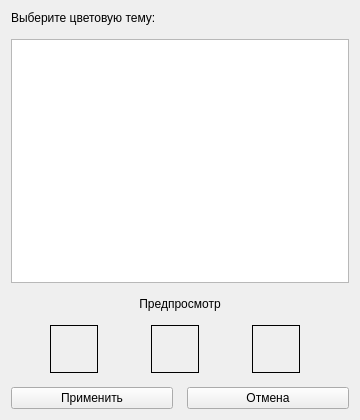
<?xml version="1.0" encoding="UTF-8"?>
<ui version="4.0">
 <class>ThemeWindow</class>
 <widget class="QWidget" name="ThemeWindow">
  <property name="geometry">
   <rect>
    <x>0</x>
    <y>0</y>
    <width>360</width>
    <height>420</height>
   </rect>
  </property>
  <property name="windowTitle">
   <string>Настройки темы</string>
  </property>
  <layout class="QVBoxLayout" name="mainLayout">
   <property name="spacing">
    <number>14</number>
   </property>
   <property name="contentsMargins">
    <number>24</number>
    <number>24</number>
    <number>24</number>
    <number>24</number>
   </property>
   <item>
    <widget class="QLabel" name="titleLabel">
     <property name="text">
      <string>Выберите цветовую тему:</string>
     </property>
    </widget>
   </item>
   <item>
    <widget class="QListWidget" name="themeList">
     <property name="minimumHeight">
      <number>180</number>
     </property>
    </widget>
   </item>
   <item>
    <widget class="QLabel" name="previewLabel">
     <property name="text">
      <string>Предпросмотр</string>
     </property>
     <property name="minimumHeight">
      <number>48</number>
     </property>
     <property name="maximumHeight">
      <number>48</number>
     </property>
     <property name="alignment">
      <set>Qt::AlignCenter</set>
     </property>
    </widget>
   </item>
   <item>
    <layout class="QHBoxLayout" name="previewColors">
     <item>
      <widget class="QFrame" name="previewBg">
       <property name="minimumSize">
        <size>
         <width>48</width>
         <height>48</height>
        </size>
       </property>
       <property name="maximumSize">
        <size>
         <width>48</width>
         <height>48</height>
        </size>
       </property>
       <property name="frameShape">
        <enum>QFrame::Box</enum>
       </property>
      </widget>
     </item>
     <item>
      <widget class="QFrame" name="previewAccent">
       <property name="minimumSize">
        <size>
         <width>48</width>
         <height>48</height>
        </size>
       </property>
       <property name="maximumSize">
        <size>
         <width>48</width>
         <height>48</height>
        </size>
       </property>
       <property name="frameShape">
        <enum>QFrame::Box</enum>
       </property>
      </widget>
     </item>
     <item>
      <widget class="QFrame" name="previewBorder">
       <property name="minimumSize">
        <size>
         <width>48</width>
         <height>48</height>
        </size>
       </property>
       <property name="maximumSize">
        <size>
         <width>48</width>
         <height>48</height>
        </size>
       </property>
       <property name="frameShape">
        <enum>QFrame::Box</enum>
       </property>
      </widget>
     </item>
     <item>
      <spacer>
       <property name="orientation">
        <enum>Qt::Horizontal</enum>
       </property>
      </spacer>
     </item>
    </layout>
   </item>
   <item>
    <layout class="QHBoxLayout" name="buttonRow">
     <item>
      <widget class="QPushButton" name="applyButton">
       <property name="text">
        <string>Применить</string>
       </property>
      </widget>
     </item>
     <item>
      <widget class="QPushButton" name="cancelButton">
       <property name="text">
        <string>Отмена</string>
       </property>
      </widget>
     </item>
    </layout>
   </item>
  </layout>
 </widget>
 <resources/>
 <connections/>
</ui>
